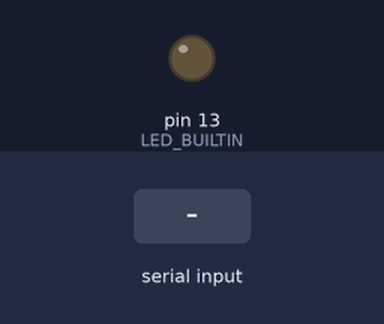
Recording of a sketch running on a simulated Arduino Uno, built with avr-gcc and run on an emulated ATmega328P. On the bench: output pins drawn as LEDs (lit = HIGH). The test bench sets the inputs (shaded band).

Above: at 2.0 s.
2.1 s: "ON\n" received over Serial
At 4.2 s:
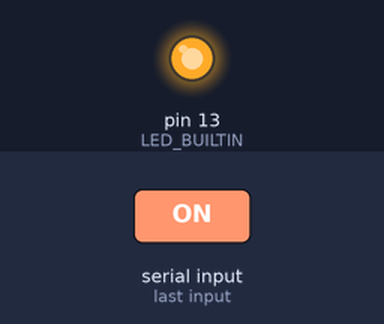
4.5 s: "OFF\n" received over Serial
At 6.0 s:
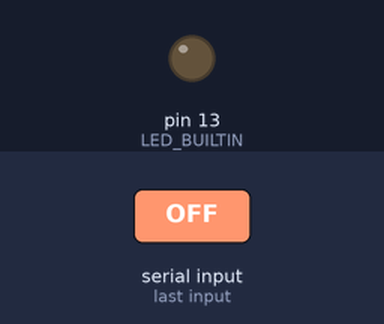
Timing chart, 0 to 7.5 s (numbered marks = the images above; inputs shaded):
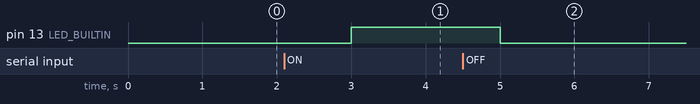

The sketch:

ON_OFF.ino.ino
```cpp
String inputString = "";
String operation = "OFF";

void setup()
{
  Serial.begin(9600);
  pinMode(LED_BUILTIN, OUTPUT);
}

void loop()
{
  if (operation == "ON")
  {
    digitalWrite(LED_BUILTIN, HIGH);
    delay(1000);
  }
  else if (operation == "OFF")
  {
    digitalWrite(LED_BUILTIN, LOW);
    delay(1000);
  }
}

void serialEvent()
{
  while (Serial.available())
  {
    char inChar = (char)Serial.read();
    if (inChar == '\n')
    {
      operation = inputString;
      inputString = "";
    }
    else
    {
      inputString += inChar;
    }
  }
}
```

Measured:
- after the input at 2.1 s, pin 13 (LED_BUILTIN): LOW → HIGH after 0.90 s
- after the input at 4.5 s, pin 13 (LED_BUILTIN): HIGH → LOW after 0.50 s
